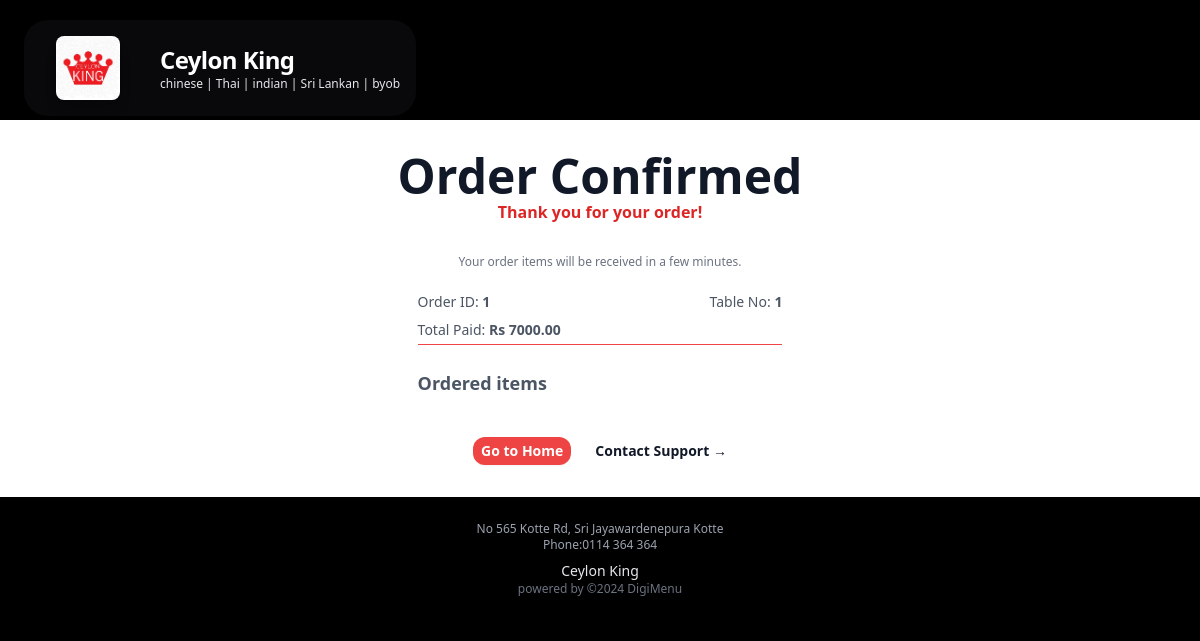
The page /app/1/cart/orderconfirm/1 on the database its author committed.
### main/models.py (models this page shows, shortened)
class Profile(models.Model):
    user = models.OneToOneField(User, on_delete=models.CASCADE)
    phone = models.CharField(max_length=20, blank=True)
    address1 = models.CharField(max_length=200, blank=True)
    resturant_name = models.CharField(max_length=200, blank=True)
    resturant_slogan = models.CharField(max_length=200, blank=True)
    image = models.ImageField(upload_to='uploads/product/', blank=True, null=True)
    description = models.CharField(max_length=400, default='0', blank=True, null=True)
    city = models.CharField(max_length=200, blank=True)
    zipcode = models.CharField(max_length=200, blank=True)
    country = models.CharField(max_length=200, blank=True)

### cart/models.py (models this page shows, shortened)
class Order(models.Model):
	phone = models.CharField(max_length=20, blank=True)
	table_no = models.PositiveBigIntegerField(default=1, null=False)
	amount_paid = models.DecimalField(max_digits=7, decimal_places=2)
	date_ordered = models.DateTimeField(auto_now_add=True)
	resturant = models.ForeignKey(Profile, on_delete=models.CASCADE)
	approval = models.BooleanField(default=False)

### cart/views.py (the view)
# urls.py: path('orderconfirm/<int:order_id>', views.order_placed, name="orderconfirm"),
def order_placed(request, resturant_id, order_id):
    order = Order.objects.get(id=order_id)
    items = OrderItem.objects.filter(order_id=order_id)
    context = {
        'order': order,
        'items': items
    }
    return render(request, 'orderconfirm.html', context)

### cart/cart.py (called while the page is built)
    def cart_total(self, app_id):
        self.session_key = f'app_{app_id}_cart'
        self.cart = self.session.get(self.session_key, {})
        portion_ids = self.cart.keys()
        portions = Portion.objects.filter(id__in=portion_ids)
        quantities = self.cart
        total = 0
        for key, value in quantities.items():
            key = int(key)
            for portion in portions:
                if portion.id == key:
                    total = total + (portion.price * value)
        return total

    def __len__(self):
        return len(self.cart)

    def get_prods(self):
        portion_ids = self.cart.keys()
        portions = Portion.objects.filter(id__in=portion_ids)
        return portions

    def get_quants(self):
        return self.cart

### cart/context_processors.py (called while the page is built)
def cart_items(request):
    app_id = request.resolver_match.kwargs.get('resturant_id')
    cart = Cart(request, app_id)
    return {
        'cart_products': cart.get_prods(),
        'quantities': cart.get_quants(),
        'total_items': cart.__len__(),
        'totals': cart.cart_total(app_id),
    }

### dashboard/context_processors.py (called while the page is built)
def profile(request):
    if request.user.is_authenticated:
        profile = get_object_or_404(Profile, user=request.user)
        categories = Category.objects.filter(resturant=profile)
        return {"profile": profile, "menus": categories}
    else:
        return {}  # Return an empty context or default values as needed

### main/context_processors.py (called while the page is built)
def resturant(request):
    resturant_id = request.resolver_match.kwargs.get('resturant_id', None)
    if resturant_id:
        profile = get_object_or_404(Profile, id=resturant_id)
        categories = Category.objects.filter(resturant=profile)
        return {
            'menus': categories,
            'resturant': profile,
        }
    return {}

### cart/templates/orderconfirm.html (shortened to what this page needs)
{% extends 'cartbase.html' %}
{% load static %}
{% block content %}
<div class="grid bg-white py-8 place-items-center px-6 lg:px-8">
    <div class="text-center">
        <h1 class="text-3xl font-bold text-gray-900 sm:text-5xl">Order Confirmed</h1>
        <p class="mt- text-base font-semibold text-red-600">Thank you for your order!</p>
        <p class="mt-6 mb-3 text-base leading-7 text-xs text-gray-500">
            Your order items will be received in a few minutes.
        </p>
        <div class="text-left text-base leading-7 text-gray-600 mx-auto max-w-4xl text-sm px-5 bg-white ">
            <div class=" flex flex-row justify-between">
                <p class="">Order ID: <strong>{{ order.id }}</strong></p>
                <p class="">Table No: <strong>{{ order.table_no }}</strong></p>
            </div>
            <p class="">Total Paid: <strong>Rs {{order.amount_paid|floatformat:2 }}</strong></p>
            <hr class="border-b-0.5 border-red-500">
            <div class="mt-6">
                <h2 class="text-lg font-semibold mb-2">Ordered items</h2>
            </div>
        </div>
        <div class="mt-10 flex items-center justify-center gap-x-6">
            <a href="{% url 'menuhome' resturant.id %}" class="rounded-xl bg-red-500 px-2 py-1 text-sm font-semibold text-white shadow-sm hover:bg-red-500 focus-visible:outline focus-visible:outline-2 focus-visible:outline-offset-2 focus-visible:outline-red-600">Go to Home</a>
            <a href="#" class="text-sm font-semibold text-gray-900">Contact Support <span aria-hidden="true">&rarr;</span></a>
        </div>
    </div>
</div>
{% endblock %}

### cart/templates/cartheader.html
{% load static %}
<div class=" pt-2 p-6 flex flex-col " style="background-color: #000000;" >
  <div class="">
    <div class="">
      <div class="flex mt-3 bg-zinc-950 max-w-fit justify-center items-center rounded-3xl px-4">
        <img src="{{resturant.image.url}}" alt="Company Logo" class="w-16 h-16 m-4 rounded-lg shadow-lg">
        <div class="flex flex-col  justify-center ">
          <p class=" text-3xl mx-6 mt-3 text-left font-bold tracking-tight text-white sm:text-2xl">{{resturant.resturant_name}}</p>
          <p class="text-xs ml-6 mb-3 text-left text-gray-200">{{resturant.resturant_slogan}}</p>
          </div>
      </div>
    </div>
  </div>
</div>

### main/templates/mainfooter.html
<footer class="bg-black py-4">
    <div class="container mx-auto px-4 flex flex-col items-center justify-center">
      <p class="text-gray-400 text-xs mt-2">No 565 Kotte Rd, Sri Jayawardenepura Kotte </p>
      <p class="text-gray-400 text-xs">Phone:0114 364 364 </p>
      <p class="text-gray-200 text-sm pt-2">{{resturant.resturant_name}}</p>
      <p class="text-gray-500 text-xs text-center">powered by <a href="#" class="text-gray-500">©2024 DigiMenu</a></p>
    </footer>

### rows shown on the page
Profile: image (picture), resturant_name "Ceylon King", resturant_slogan "chinese | Thai | indian | Sri Lankan | byob"
Order: id "1", table_no "1", amount_paid "7000.00"
